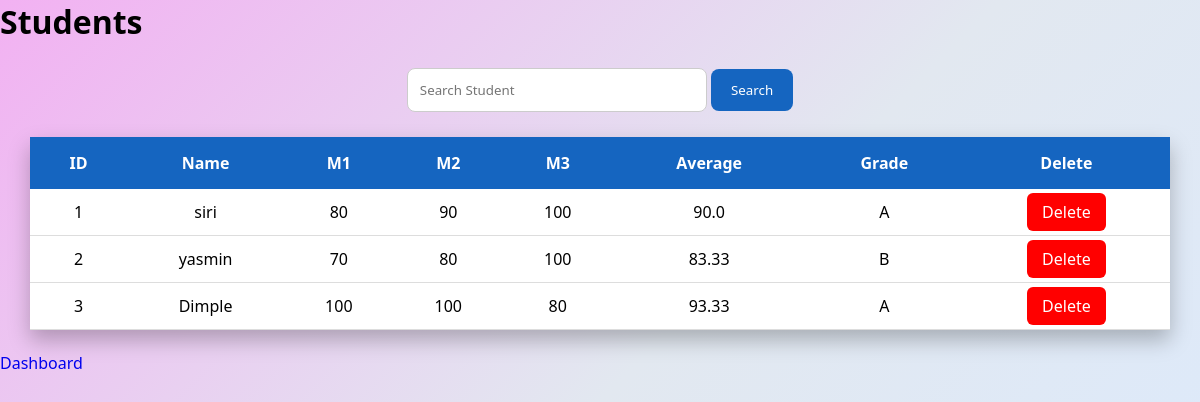
Before: /view with the older database file.
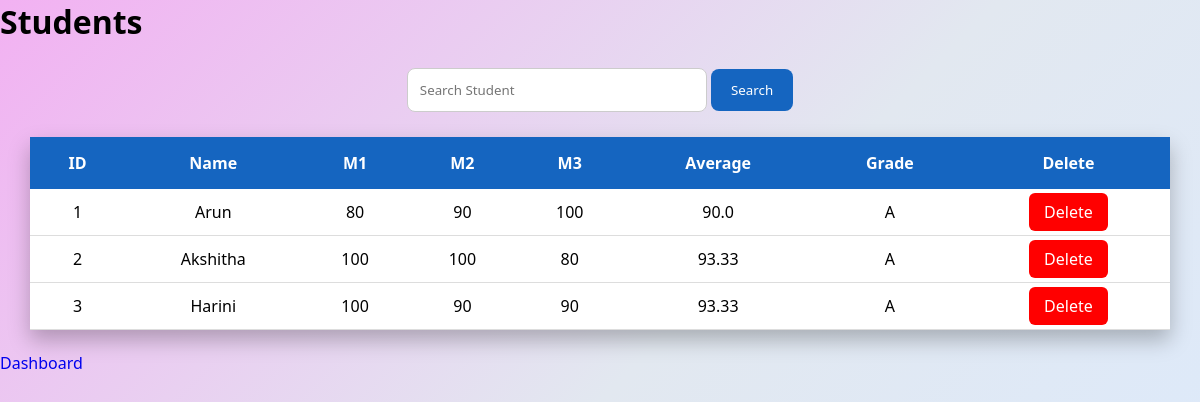
After: the same page with the newer database file.
### database.py (models this page shows)
class Student(db.Model):
    __tablename__ = "students"
    id = db.Column(db.Integer, primary_key=True)
    name = db.Column(db.String(100), nullable=False)
    m1 = db.Column(db.Integer, nullable=False)
    m2 = db.Column(db.Integer, nullable=False)
    m3 = db.Column(db.Integer, nullable=False)
    average = db.Column(db.Float)
    grade = db.Column(db.String(5))

### app.py (the view)
@app.route("/view")
def view_students():
    students = Student.query.all()
    return render_template(
        "view_students.html",
        students=students
    )

### templates/view_students.html (shortened to what this page needs)
<!DOCTYPE html>
<html>
<head>
<link rel="stylesheet"
href="{{ url_for('static', filename='css/style.css') }}">
</head>
<body>
<h1>Students</h1>
<form action="/search">
<input
type="text"
name="keyword"
placeholder="Search Student">
<button>
Search
</button>
</form>
<table>
<tr>
<th>ID</th>
<th>Name</th>
<th>M1</th>
<th>M2</th>
<th>M3</th>
<th>Average</th>
<th>Grade</th>
<th>Delete</th>
</tr>
{% for s in students %}
<tr>
<td>{{s.id}}</td>
<td>{{s.name}}</td>
<td>{{s.m1}}</td>
<td>{{s.m2}}</td>
<td>{{s.m3}}</td>
<td>{{s.average}}</td>
<td>{{s.grade}}</td>
<td>
<a
class="delete"
href="/delete/{{s.id}}">
Delete
</a>
</td>
</tr>
{% endfor %}
</table>
<br>
<a href="/dashboard">
Dashboard
</a>
</body>
</html>

### static/css/style.css (style rules this page uses)
* { margin:0; padding:0; box-sizing:border-box; font-family:'Segoe UI',sans-serif; }
body { margin:0; padding:0; font-family:'Segoe UI',sans-serif; min-height:100vh; background: linear-gradient(135deg,#f2b1f2,#e2e8f0,#dbeafe); background-attachment:fixed; }
table { width:95%; margin:auto; background:white; border-collapse:collapse; box-shadow:0 10px 20px rgba(0,0,0,.25); }
th { background:#1565C0; color:white; padding:15px; }
td { padding:12px; text-align:center; border-bottom:1px solid #ddd; }
form { text-align:center; margin:25px; }
form input { width:300px; padding:12px; border-radius:8px; border:1px solid #ccc; }
form button { padding:12px 20px; background:#1565C0; color:white; border:none; border-radius:8px; }
a { text-decoration:none; }
.delete { background:red; color:white; padding:8px 15px; border-radius:6px; }

Changed rows visible on the page:
changed Student id 1: name "siri" → "Arun"
changed Student id 2: name "yasmin" → "Akshitha"; m1 "70" → "100"; m2 "80" → "100"; m3 "100" → "80"; average "83.33" → "93.33"; grade "B" → "A"
changed Student id 3: name "Dimple" → "Harini"; m2 "100" → "90"; m3 "80" → "90"
